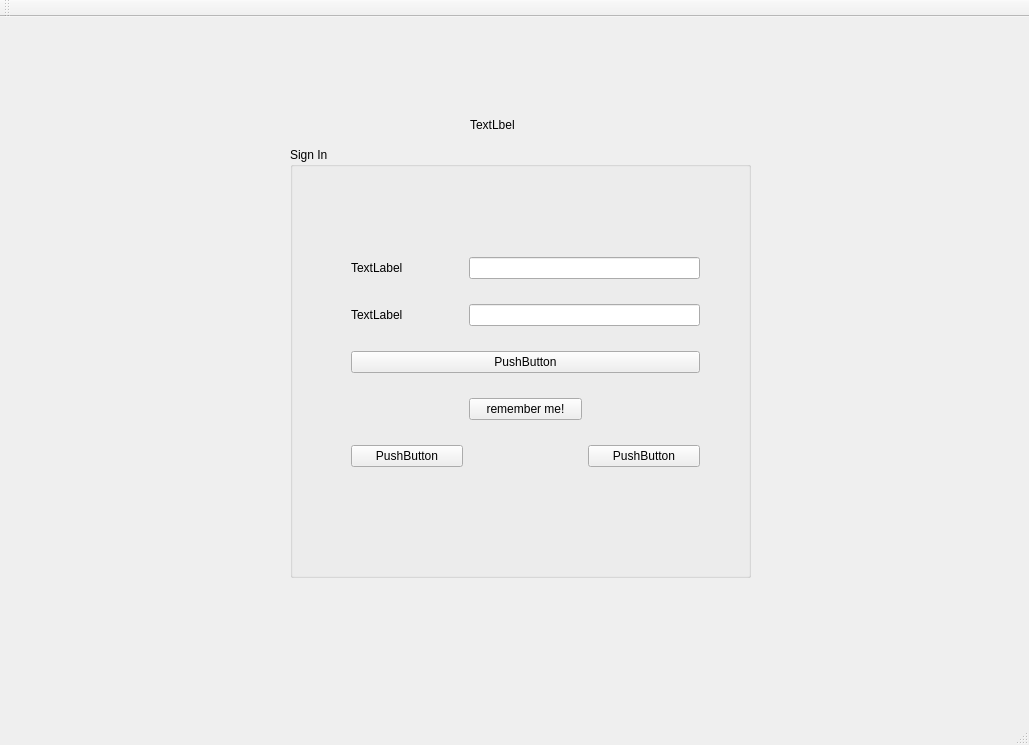
<?xml version="1.0" encoding="UTF-8"?>
<ui version="4.0">
 <class>sign_in_window</class>
 <widget class="QMainWindow" name="sign_in_window">
  <property name="geometry">
   <rect>
    <x>0</x>
    <y>0</y>
    <width>1029</width>
    <height>745</height>
   </rect>
  </property>
  <property name="windowTitle">
   <string>sign_in_window</string>
  </property>
  <widget class="QWidget" name="centralWidget">
   <widget class="QGroupBox" name="groupBox">
    <property name="geometry">
     <rect>
      <x>290</x>
      <y>130</y>
      <width>461</width>
      <height>431</height>
     </rect>
    </property>
    <property name="title">
     <string>Sign In</string>
    </property>
    <widget class="QWidget" name="">
     <property name="geometry">
      <rect>
       <x>50</x>
       <y>80</y>
       <width>371</width>
       <height>271</height>
      </rect>
     </property>
     <layout class="QGridLayout" name="gridLayout">
      <item row="0" column="0">
       <widget class="QLabel" name="username_label">
        <property name="text">
         <string>TextLabel</string>
        </property>
       </widget>
      </item>
      <item row="0" column="1" colspan="2">
       <widget class="QLineEdit" name="username_lineedit"/>
      </item>
      <item row="1" column="0">
       <widget class="QLabel" name="password_label">
        <property name="text">
         <string>TextLabel</string>
        </property>
       </widget>
      </item>
      <item row="1" column="1" colspan="2">
       <widget class="QLineEdit" name="password_lineedit"/>
      </item>
      <item row="3" column="1">
       <widget class="QPushButton" name="rememberme_pushButton">
        <property name="cursor">
         <cursorShape>PointingHandCursor</cursorShape>
        </property>
        <property name="text">
         <string>remember me!</string>
        </property>
       </widget>
      </item>
      <item row="4" column="0">
       <widget class="QPushButton" name="forgetusername_pushbutton">
        <property name="text">
         <string>PushButton</string>
        </property>
       </widget>
      </item>
      <item row="4" column="2">
       <widget class="QPushButton" name="forgetpassword_pushbutton">
        <property name="text">
         <string>PushButton</string>
        </property>
       </widget>
      </item>
      <item row="2" column="0" colspan="3">
       <widget class="QPushButton" name="login_pushbutton">
        <property name="text">
         <string>PushButton</string>
        </property>
       </widget>
      </item>
     </layout>
    </widget>
   </widget>
   <widget class="QLabel" name="wlc_label">
    <property name="geometry">
     <rect>
      <x>470</x>
      <y>100</y>
      <width>55</width>
      <height>16</height>
     </rect>
    </property>
    <property name="text">
     <string>TextLbel</string>
    </property>
   </widget>
  </widget>
  <widget class="QMenuBar" name="menuBar">
   <property name="geometry">
    <rect>
     <x>0</x>
     <y>0</y>
     <width>1029</width>
     <height>26</height>
    </rect>
   </property>
  </widget>
  <widget class="QToolBar" name="mainToolBar">
   <attribute name="toolBarArea">
    <enum>TopToolBarArea</enum>
   </attribute>
   <attribute name="toolBarBreak">
    <bool>false</bool>
   </attribute>
  </widget>
  <widget class="QStatusBar" name="statusBar"/>
 </widget>
 <layoutdefault spacing="6" margin="11"/>
 <resources/>
 <connections>
  <connection>
   <sender>login_pushbutton</sender>
   <signal>clicked()</signal>
   <receiver>sign_in_window</receiver>
   <slot>close()</slot>
   <hints>
    <hint type="sourcelabel">
     <x>483</x>
     <y>386</y>
    </hint>
    <hint type="destinationlabel">
     <x>434</x>
     <y>673</y>
    </hint>
   </hints>
  </connection>
 </connections>
</ui>
